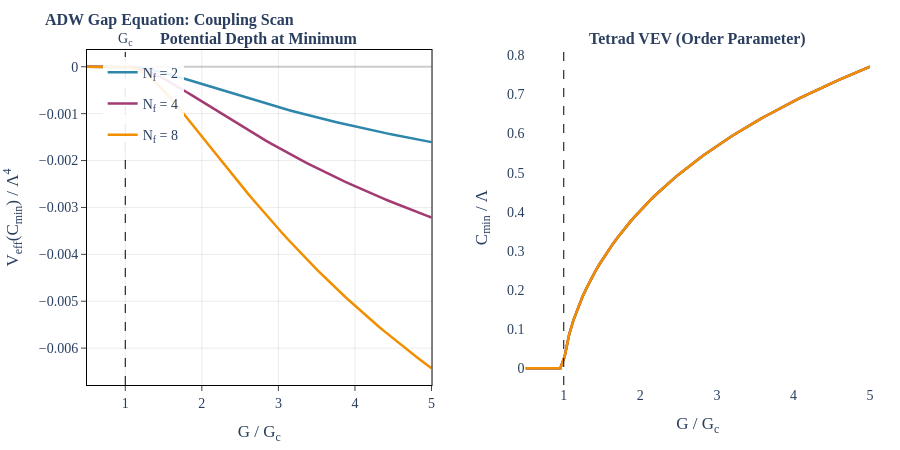

The notebook cell this image was saved under:
### Markdown cell above
## 7. Coupling Scan Across N_f

### Code cell
# viz-ref: fig_adw_coupling_scan
from src.core.visualizations import fig_adw_coupling_scan

fig_adw_coupling_scan().show()
